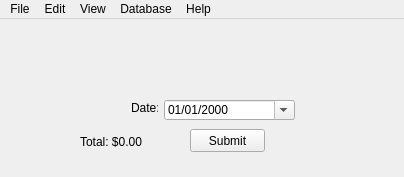
<?xml version="1.0" encoding="UTF-8"?>
<ui version="4.0">
 <class>MainWindow</class>
 <widget class="QMainWindow" name="MainWindow">
  <property name="geometry">
   <rect>
    <x>0</x>
    <y>0</y>
    <width>404</width>
    <height>177</height>
   </rect>
  </property>
  <property name="windowTitle">
   <string>MainWindow</string>
  </property>
  <widget class="QWidget" name="centralWidget">
   <widget class="QDateEdit" name="dateEdit">
    <property name="geometry">
     <rect>
      <x>164</x>
      <y>81</y>
      <width>131</width>
      <height>20</height>
     </rect>
    </property>
    <property name="sizePolicy">
     <sizepolicy hsizetype="Minimum" vsizetype="Fixed">
      <horstretch>0</horstretch>
      <verstretch>0</verstretch>
     </sizepolicy>
    </property>
    <property name="wrapping">
     <bool>true</bool>
    </property>
    <property name="readOnly">
     <bool>false</bool>
    </property>
    <property name="accelerated">
     <bool>true</bool>
    </property>
    <property name="showGroupSeparator" stdset="0">
     <bool>false</bool>
    </property>
    <property name="minimumDate">
     <date>
      <year>1951</year>
      <month>1</month>
      <day>1</day>
     </date>
    </property>
    <property name="currentSection">
     <enum>QDateTimeEdit::MonthSection</enum>
    </property>
    <property name="displayFormat">
     <string>MM/dd/yyyy</string>
    </property>
    <property name="calendarPopup">
     <bool>true</bool>
    </property>
   </widget>
   <widget class="QLabel" name="labelDate">
    <property name="geometry">
     <rect>
      <x>131</x>
      <y>81</y>
      <width>27</width>
      <height>16</height>
     </rect>
    </property>
    <property name="text">
     <string>Date:</string>
    </property>
   </widget>
   <widget class="QPushButton" name="pushButtonSubmit">
    <property name="geometry">
     <rect>
      <x>190</x>
      <y>110</y>
      <width>75</width>
      <height>23</height>
     </rect>
    </property>
    <property name="text">
     <string>Submit</string>
    </property>
    <property name="autoDefault">
     <bool>false</bool>
    </property>
    <property name="default">
     <bool>false</bool>
    </property>
   </widget>
   <widget class="QWidget" name="layoutWidget">
    <property name="geometry">
     <rect>
      <x>20</x>
      <y>50</y>
      <width>354</width>
      <height>22</height>
     </rect>
    </property>
    <layout class="QHBoxLayout" name="horizontalLayout_2">
     <item>
      <widget class="QLabel" name="labelDepositWithdrAmount">
       <property name="text">
        <string>Deposit/Withdrawal Amount:</string>
       </property>
      </widget>
     </item>
     <item>
      <widget class="QLineEdit" name="lineEditDepWithdr">
       <property name="inputMask">
        <string/>
       </property>
       <property name="text">
        <string/>
       </property>
       <property name="clearButtonEnabled">
        <bool>true</bool>
       </property>
      </widget>
     </item>
     <item>
      <widget class="QComboBox" name="comboBoxMode">
       <property name="currentText">
        <string/>
       </property>
       <property name="maxVisibleItems">
        <number>2</number>
       </property>
      </widget>
     </item>
    </layout>
   </widget>
   <widget class="QWidget" name="layoutWidget2">
    <property name="geometry">
     <rect>
      <x>100</x>
      <y>20</y>
      <width>198</width>
      <height>22</height>
     </rect>
    </property>
    <layout class="QHBoxLayout" name="horizontalLayout_3">
     <item>
      <widget class="QLabel" name="labelDescription">
       <property name="text">
        <string>Description:</string>
       </property>
      </widget>
     </item>
     <item>
      <widget class="QLineEdit" name="lineEditDescription">
       <property name="frame">
        <bool>true</bool>
       </property>
       <property name="clearButtonEnabled">
        <bool>true</bool>
       </property>
      </widget>
     </item>
    </layout>
   </widget>
   <widget class="QLabel" name="labelTotal">
    <property name="geometry">
     <rect>
      <x>80</x>
      <y>115</y>
      <width>111</width>
      <height>16</height>
     </rect>
    </property>
    <property name="text">
     <string>Total: $0.00</string>
    </property>
   </widget>
  </widget>
  <widget class="QMenuBar" name="menuBar">
   <property name="geometry">
    <rect>
     <x>0</x>
     <y>0</y>
     <width>404</width>
     <height>21</height>
    </rect>
   </property>
   <widget class="QMenu" name="menuFile">
    <property name="title">
     <string>File</string>
    </property>
    <addaction name="actionImport"/>
    <addaction name="actionExport"/>
    <addaction name="separator"/>
    <addaction name="actionQuit"/>
   </widget>
   <widget class="QMenu" name="menuHelp">
    <property name="title">
     <string>Help</string>
    </property>
    <property name="toolTipsVisible">
     <bool>false</bool>
    </property>
    <addaction name="actionAbout"/>
    <addaction name="actionDocs"/>
   </widget>
   <widget class="QMenu" name="menuEdit">
    <property name="title">
     <string>Edit</string>
    </property>
    <addaction name="actionUndo"/>
    <addaction name="actionRedo"/>
    <addaction name="actionTransaction"/>
   </widget>
   <widget class="QMenu" name="menuDb">
    <property name="title">
     <string>Database</string>
    </property>
    <addaction name="actionDelete"/>
   </widget>
   <widget class="QMenu" name="menuView">
    <property name="title">
     <string>View</string>
    </property>
    <addaction name="actionAll_Transactions"/>
   </widget>
   <addaction name="menuFile"/>
   <addaction name="menuEdit"/>
   <addaction name="menuView"/>
   <addaction name="menuDb"/>
   <addaction name="menuHelp"/>
  </widget>
  <widget class="QStatusBar" name="statusBar">
   <property name="enabled">
    <bool>true</bool>
   </property>
   <property name="cursor">
    <cursorShape>ArrowCursor</cursorShape>
   </property>
   <property name="sizeGripEnabled">
    <bool>false</bool>
   </property>
  </widget>
  <action name="actionQuit">
   <property name="text">
    <string>Quit</string>
   </property>
   <property name="shortcut">
    <string>Ctrl+Q</string>
   </property>
  </action>
  <action name="actionAbout">
   <property name="text">
    <string>About</string>
   </property>
  </action>
  <action name="actionDocs">
   <property name="text">
    <string>Docs</string>
   </property>
  </action>
  <action name="actionTransaction">
   <property name="text">
    <string>Transaction</string>
   </property>
   <property name="shortcut">
    <string>Ctrl+T</string>
   </property>
  </action>
  <action name="actionUndo">
   <property name="text">
    <string>Undo</string>
   </property>
   <property name="shortcut">
    <string>Ctrl+Z</string>
   </property>
  </action>
  <action name="actionRedo">
   <property name="text">
    <string>Redo</string>
   </property>
   <property name="shortcut">
    <string>Ctrl+Y</string>
   </property>
  </action>
  <action name="actionDelete">
   <property name="icon">
    <iconset resource="Resources.qrc">
     <normaloff>:/imgs/danger.png</normaloff>:/imgs/danger.png</iconset>
   </property>
   <property name="text">
    <string>Delete</string>
   </property>
  </action>
  <action name="actionImport">
   <property name="text">
    <string>Import</string>
   </property>
   <property name="shortcut">
    <string>Ctrl+I</string>
   </property>
  </action>
  <action name="actionExport">
   <property name="text">
    <string>Export</string>
   </property>
   <property name="shortcut">
    <string>Ctrl+E</string>
   </property>
  </action>
  <action name="actionAll_Transactions">
   <property name="text">
    <string>All Transactions</string>
   </property>
   <property name="shortcut">
    <string>Ctrl+Shift+V</string>
   </property>
  </action>
 </widget>
 <layoutdefault spacing="6" margin="11"/>
 <tabstops>
  <tabstop>lineEditDescription</tabstop>
  <tabstop>lineEditDepWithdr</tabstop>
  <tabstop>comboBoxMode</tabstop>
  <tabstop>dateEdit</tabstop>
  <tabstop>pushButtonSubmit</tabstop>
 </tabstops>
 <resources>
  <include location="Resources.qrc"/>
 </resources>
 <connections/>
</ui>
